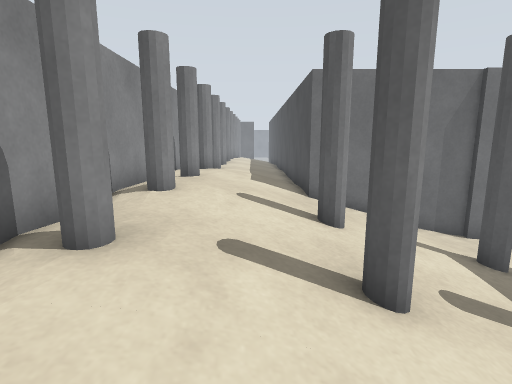
view 1 (above)

24 first-person views from a walk through a Gazebo world. The camera is 0.94 m above the floor, tilts 10° down and sees 80° across. The floor is counted in squares, 0.5 m on a side. Each view is taken from the middle of a square. On the plan, view 1 faces up. The plan holds only what a view shows up to about 16 squares ahead; the rest is blank. The place goes on beyond the plan.

view 2
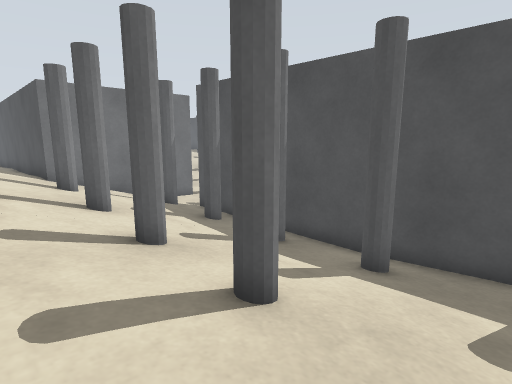

view 3
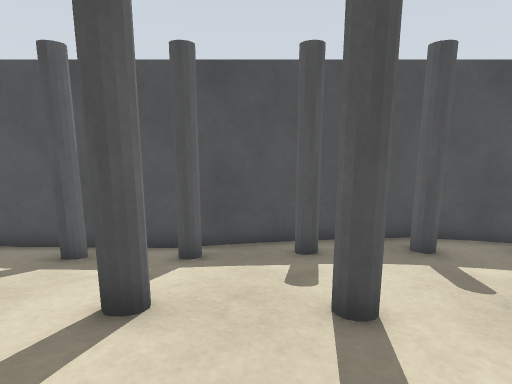

view 4
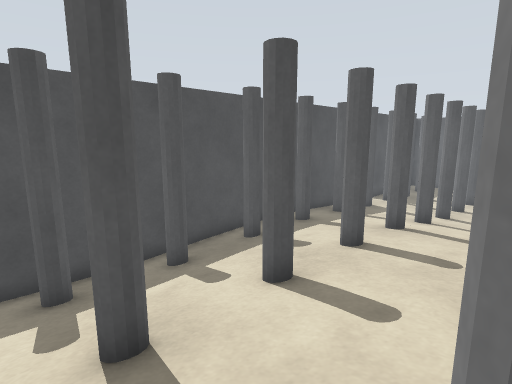

view 5
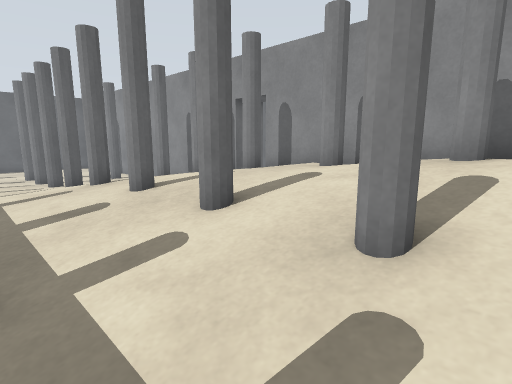

view 6
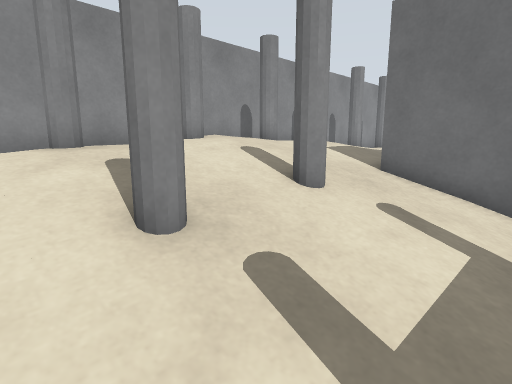

view 7
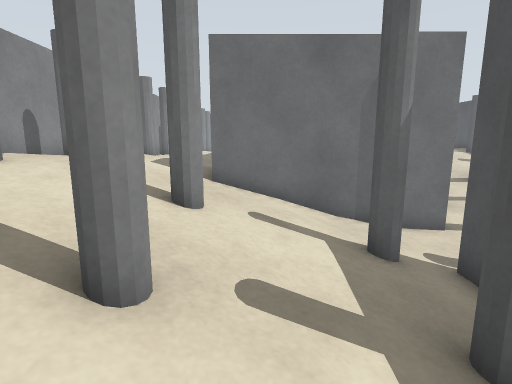

view 8
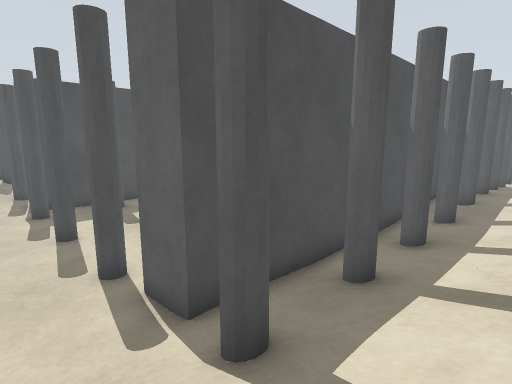

view 9
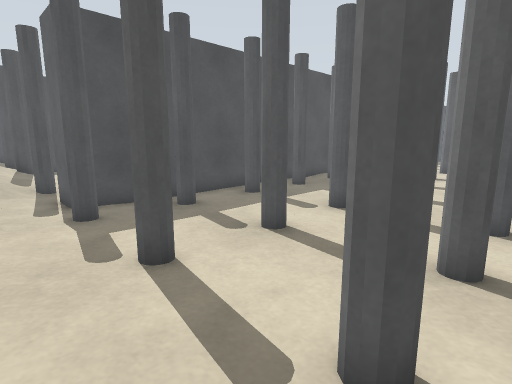

view 10
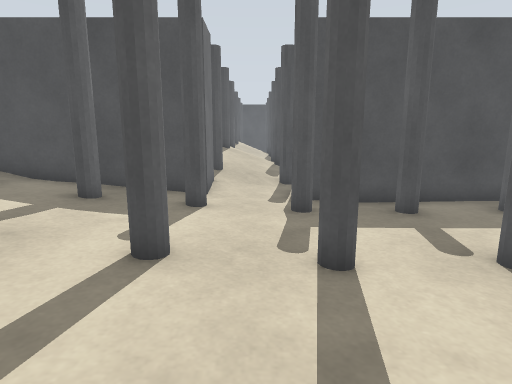

view 11
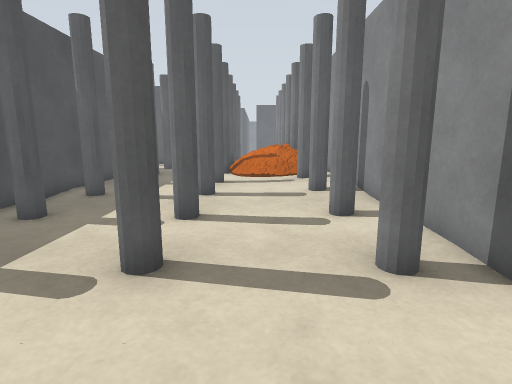

view 12
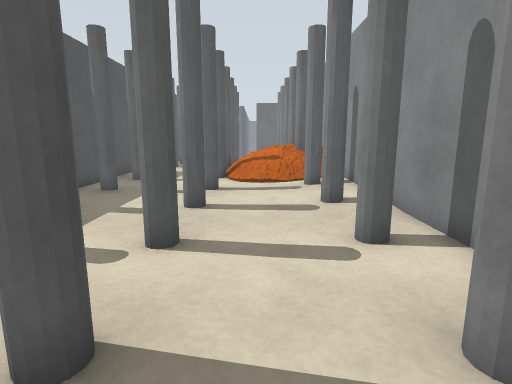

view 13
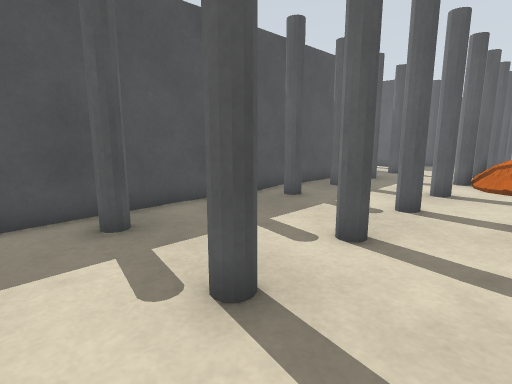

view 14
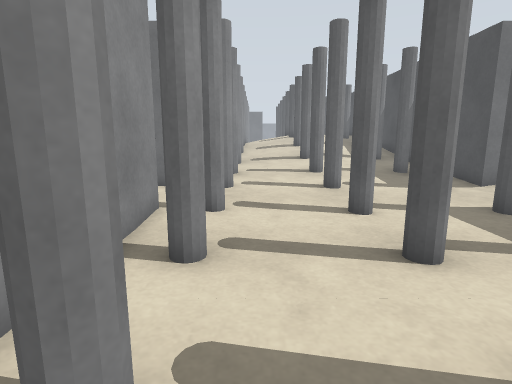

view 15
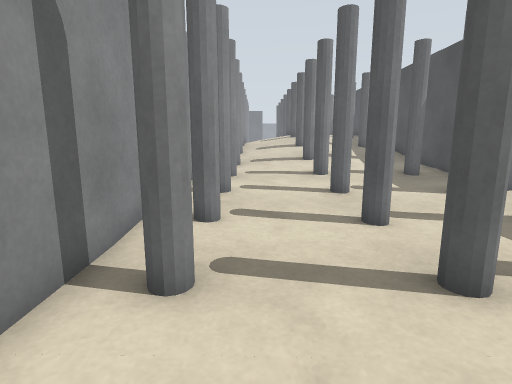

view 16
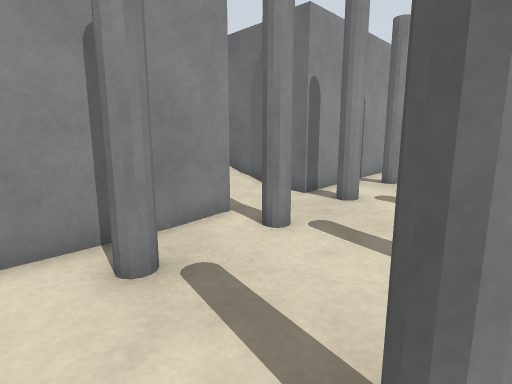

view 17
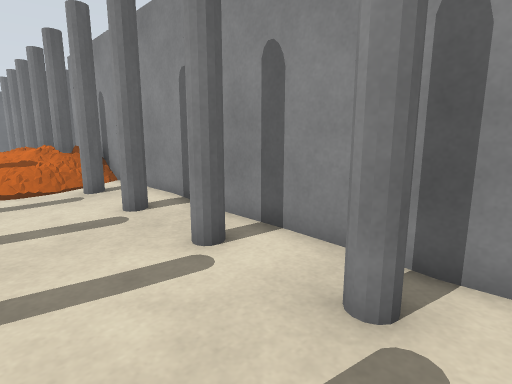

view 18
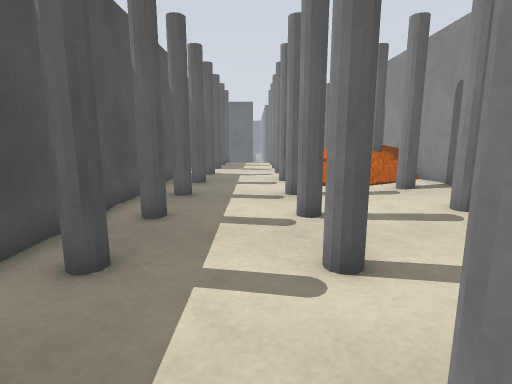

view 19
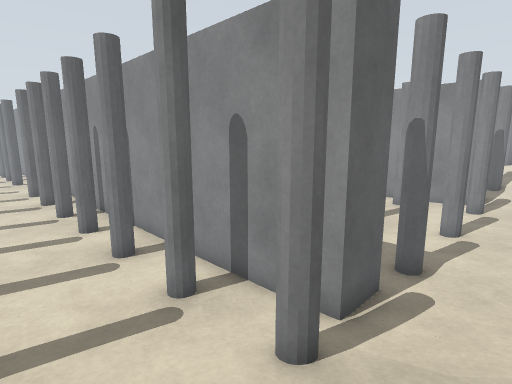

view 20
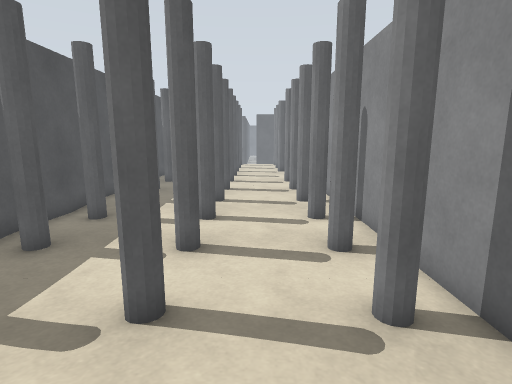

view 21
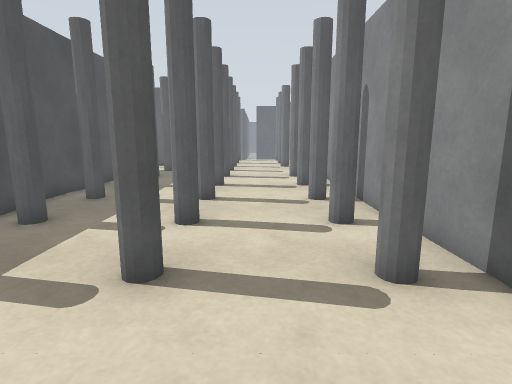

view 22
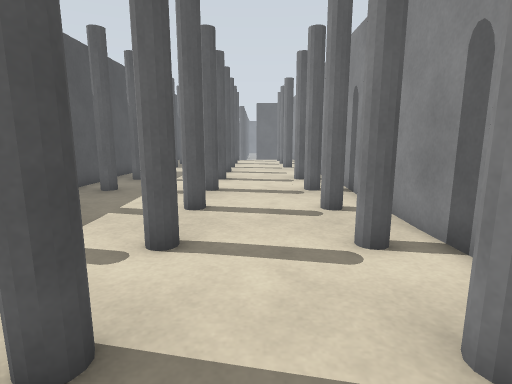

view 23
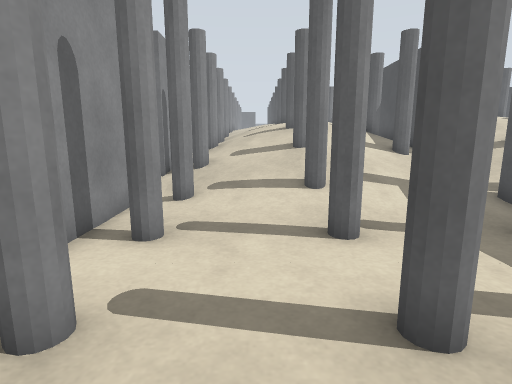

view 24
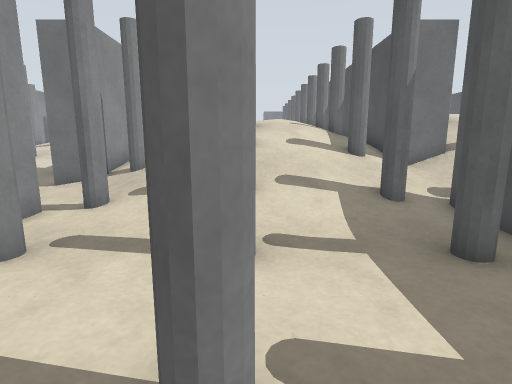

### Floor plan
Key: @ floor where view 1 was taken; # wall or solid block; x gap in a wall; . main floor; : floor 0.25 m higher than the main floor; + floor 0.5 m higher than the main floor; * floor 0.75 m higher than the main floor; % floor 1 m higher than the main floor; & floor 1.25 m higher than the main floor; / step, stairs or slope; = window, fence, low wall or low ledge; v drop or lower ground.
Columns run from 5 left of view 1 to 30 right of it. Each row starts with its distance up from view 1.
 14   #  %*#      #:::::::::#    %&&&&
 13   ## %*#      ##:::#::#xv  #*%%#&&%x
 12   # %%*#      # ........# # *%%%%%%*
 11   #%%%*#      #.........# #+***%//**
 10   ##%%*#########...#..#x####///#///x
  9   ##%%*///::..............:///+///++
  8   #&%%*///::...............::/++//::
  7   ##%%*#++:x##.....#..#x##...::#///x
  6   ##%%*/+/::# ##........# ##........
  5   #%%%*//+::# #.........# #.........
  4   ##%%*#+::xv ##...#..#xv ##...#..#x
  3   ##%**++::.# ##........# ##........
  2   #%%*/++::.# #.........# #.........
  1   ##%*/#+::xv ##...#..#xv ##...#..#x
  0   ##*@*++::.# ##........# ##........
 -1   #****++::.# #.........# #.........
 -2   ##**+#+::xv ##...#..#xv ##...#..#x
 -3   ##**+++::.# ##........# # ........
 -4   #***+++:::# #.........# #.........
 -5   ##**+#+::xv ##...#..#xv ##...#..#x
 -6  ###+++++:::# ##........# # ........
 -7  =  +++++:::# #.........# #.........
 -8 #### ++#:::xv ##...#..#xv ##...#..#x
 -9    # +++::::# # ........# # ... ....
-10      :::::::# #:///.....# #.... ....
-11   ## :##::##v ##+/##..##v ##..##  ##

Positions as (right, up) in squares from view 1, and headings:
1: (0, 0), facing up
2: (-1, -5), facing up-right
3: (-2, -4), facing right
4: (-2, 2), facing down-right
5: (5, 2), facing down-left
6: (5, 2), facing up-left
7: (3, 1), facing up
8: (3, 9), facing down-right
9: (9, 9), facing down-right
10: (9, 8), facing right
11: (12, 5), facing down
12: (12, 3), facing down
13: (11, 3), facing down-right
14: (11, -1), facing up
15: (11, 0), facing up
16: (14, 2), facing up-left
17: (13, 2), facing down-left
18: (15, 2), facing down
19: (25, 9), facing down-left
20: (24, 8), facing down
21: (24, 5), facing down
22: (24, 3), facing down
23: (24, -2), facing up
24: (26, -1), facing up
